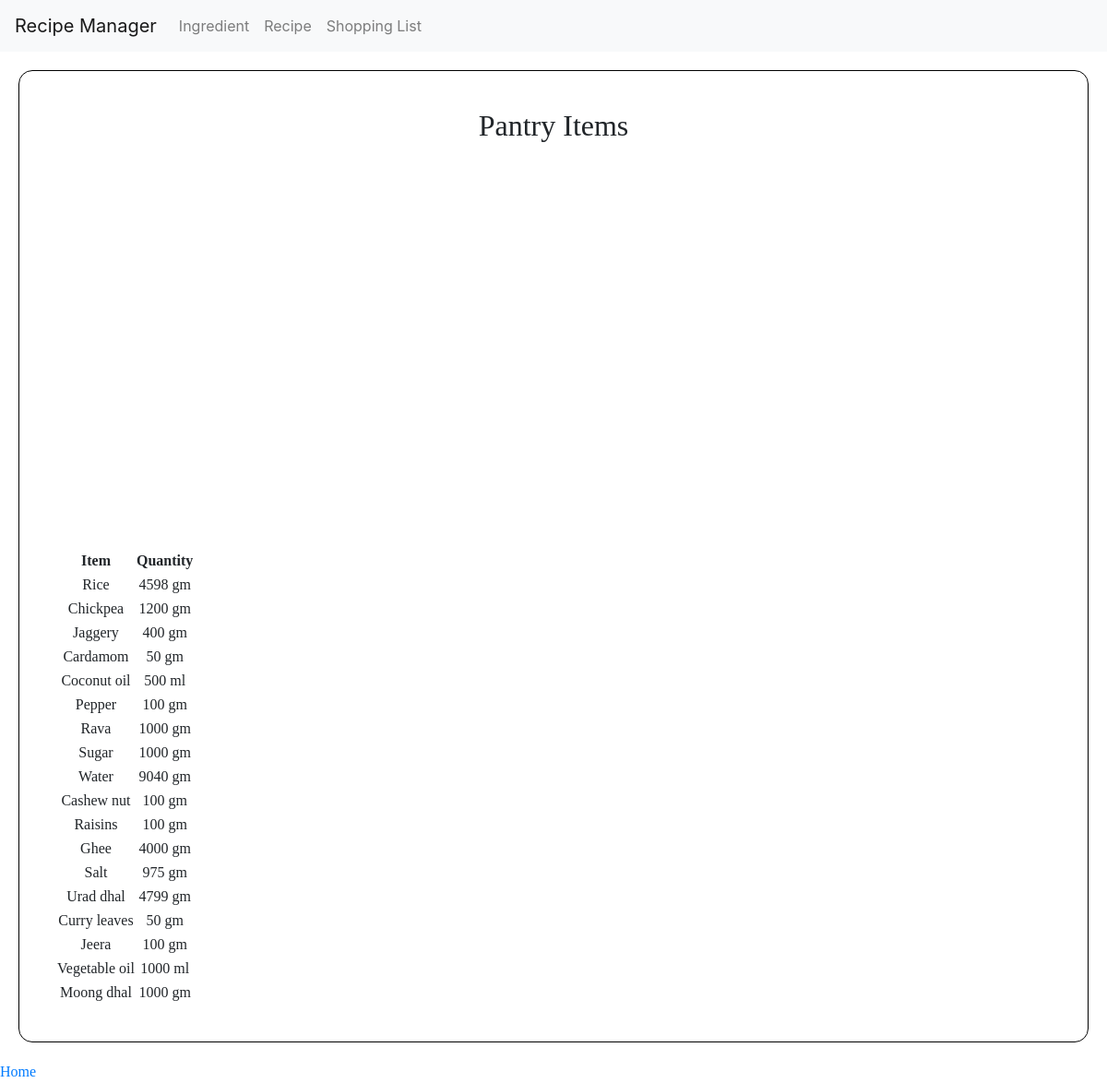
/pantry, run on an earlier commit of the app's database.
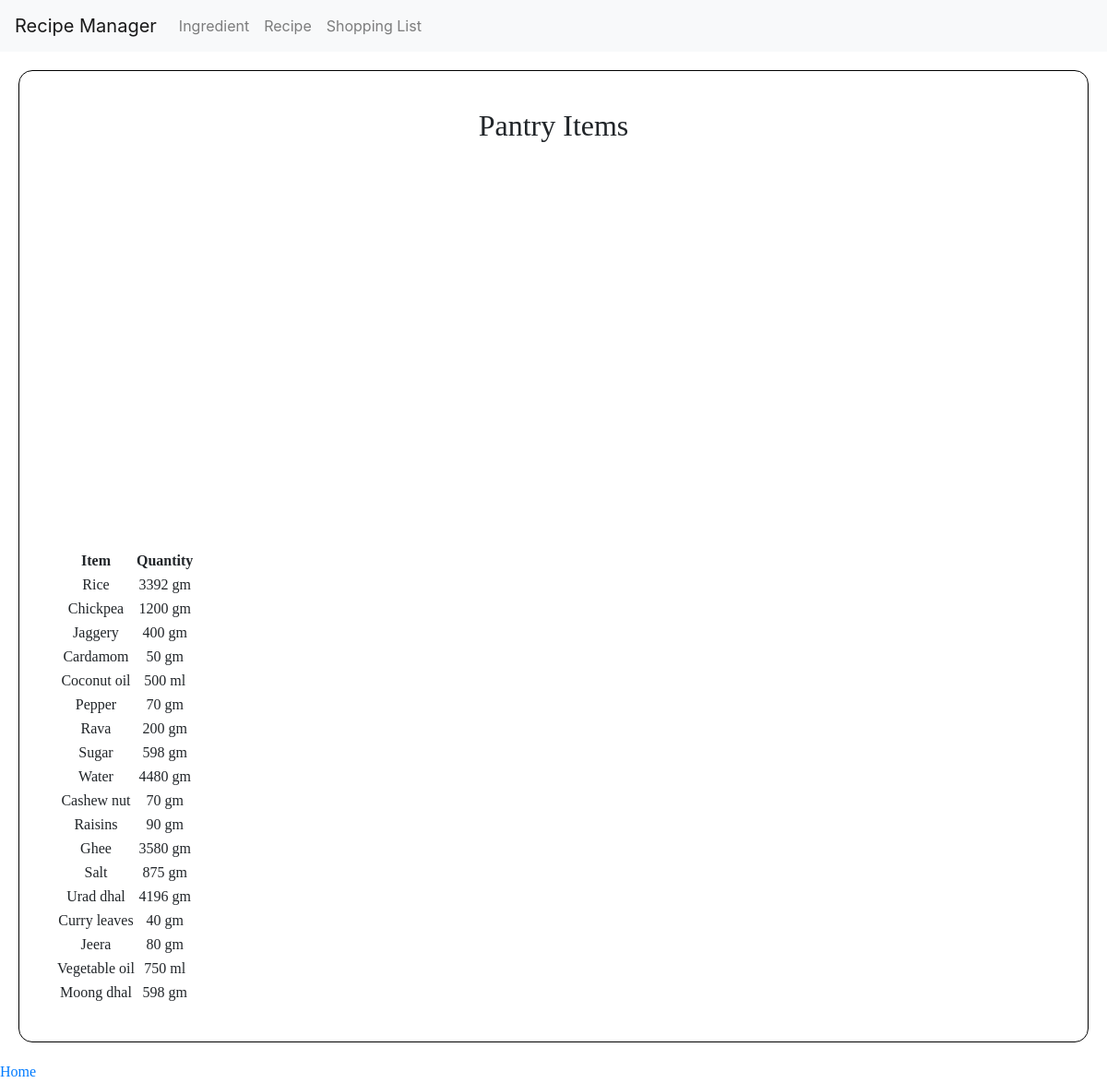
And on a later commit of the database.
### recipemanager/models.py (models this page shows, shortened)
class Pantry(models.Model):
    item = models.ForeignKey(Item, on_delete=models.SET_NULL, null=True, blank=True, related_name="pantry_item_id")
    quantity = models.IntegerField(default=0)

class Item(models.Model):
    name = models.CharField(max_length=75, unique=True)
    unit_type = models.CharField(choices=base, max_length=64, default="Select unit type")

### recipemanager/views.py (the view)
# urls.py: path('pantry', views.pantry, name="pantry"),
def pantry(request):
    item = Pantry.objects.all()
    return render(request, "recipemanager/pantry.html", {
        "items": item
    })

### recipemanager/templates/recipemanager/pantry.html (shortened to what this page needs)
{% extends "recipemanager/layout.html" %} {% load static %}
{% block body %}
    <div class="pantry">
        <h2>Pantry Items</h2>
        <table>
            <tr>
                <th>Item</th>
                <th>Quantity</th>
            </tr>
            {% for item in items %}
                <tr>
                    <td>{{ item.item.name }}</td>
                    <td>{{ item.quantity }} {{ item.item.unit_type }}</td>
                </tr>
                <br>
            {% endfor %}
        </table>
    </div>
    <div>
        <a href="{% url 'index' %}">Home</a>
    </div>
{% endblock %}

What changed in the data, as far as the page shows it:
changed Pantry "Rice": quantity "4598" → "3392"
changed Pantry "Pepper": quantity "100" → "70"
changed Pantry "Rava": quantity "1000" → "200"
changed Pantry "Sugar": quantity "1000" → "598"
changed Pantry "Water": quantity "9040" → "4480"
changed Pantry "Cashew nut": quantity "100" → "70"
changed Pantry "Raisins": quantity "100" → "90"
changed Pantry "Ghee": quantity "4000" → "3580"
changed Pantry "Salt": quantity "975" → "875"
changed Pantry "Urad dhal": quantity "4799" → "4196"
changed Pantry "Curry leaves": quantity "50" → "40"
changed Pantry "Jeera": quantity "100" → "80"
changed Pantry "Vegetable oil": quantity "1000" → "750"
changed Pantry "Moong dhal": quantity "1000" → "598"
